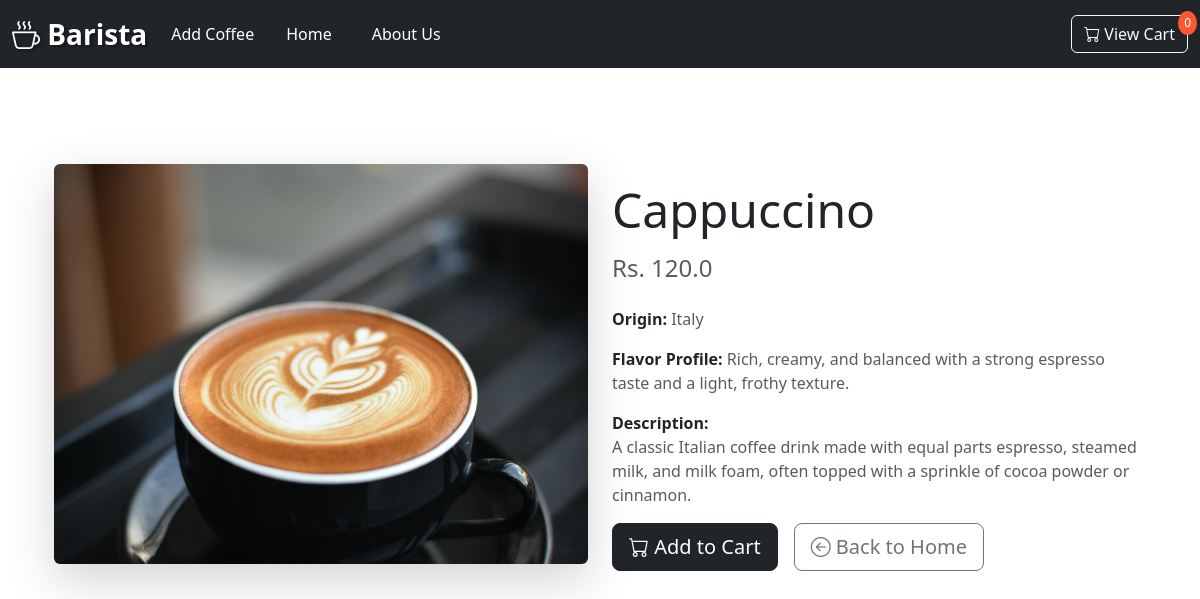
Page /coffee/8/ on the committed database.
### coffee/models.py (models this page shows, shortened)
class Coffee(models.Model):
    name = models.CharField(max_length=255)
    price = models.FloatField()
    quantity = models.IntegerField()
    image = models.ImageField(upload_to='coffee_images/')  # Use ImageField for image uploads
    description = models.TextField(blank=True, null=True)
    origin = models.CharField(max_length=100, blank=True, null=True)
    flavor_profile = models.CharField(max_length=100, blank=True, null=True)

### coffee/views.py (the view)
# urls.py: path('coffee/<int:coffee_id>/', views.coffee_detail, name='coffee_detail'),
def coffee_detail(request, coffee_id):
    coffee = get_object_or_404(Coffee, id=coffee_id)
    return render(request, 'coffee_detail.html', {'coffee': coffee})

### coffee/templates/coffee_detail.html
{% extends 'base.html' %} {% block content %}
<div class="container py-5">
  <div class="row align-items-center">
    <div class="col-lg-6 mb-4">
      <div class="card border-0 shadow-lg">
        <img
          src="{{ coffee.image.url }}"
          alt="{{ coffee.name }}"
          class="img-fluid rounded"
          style="max-height: 400px; object-fit: cover"
        />
      </div>
    </div>
    <div class="col-lg-6">
      <h1 class="display-5 mb-3">{{ coffee.name }}</h1>
      <h4 class="text-muted mb-4">Rs. {{ coffee.price }}</h4>
      <ul class="list-unstyled">
        <li class="mb-3">
          <strong>Origin:</strong>
          <span class="text-muted">{{ coffee.origin }}</span>
        </li>
        <li class="mb-3">
          <strong>Flavor Profile:</strong>
          <span class="text-muted">{{ coffee.flavor_profile }}</span>
        </li>
        <li class="mb-3">
          <strong>Description:</strong>
          <p class="text-muted">{{ coffee.description }}</p>
        </li>
      </ul>
      <div class="d-flex gap-3">
        <a href="{% url 'add_to_cart' coffee.id %}" class="btn btn-dark btn-lg">
          <i class="bi bi-cart"></i> Add to Cart
        </a>
        <a href="{% url 'home' %}" class="btn btn-outline-secondary btn-lg">
          <i class="bi bi-arrow-left-circle"></i> Back to Home
        </a>
      </div>
    </div>
  </div>
</div>
{% endblock %}

### rows in the picture
Coffee: image (picture), name "Cappuccino", price "120.0", origin "Italy", flavor_profile "Rich, creamy, and balanced with a strong espresso taste and a light, frothy texture.", description "A classic Italian coffee drink made with equal parts espresso, steamed milk, and milk foam, often topped with a sprinkle of cocoa powder or cinnamon."

### other values in the picture
{{ cart_count|default:"0" }} "0"
